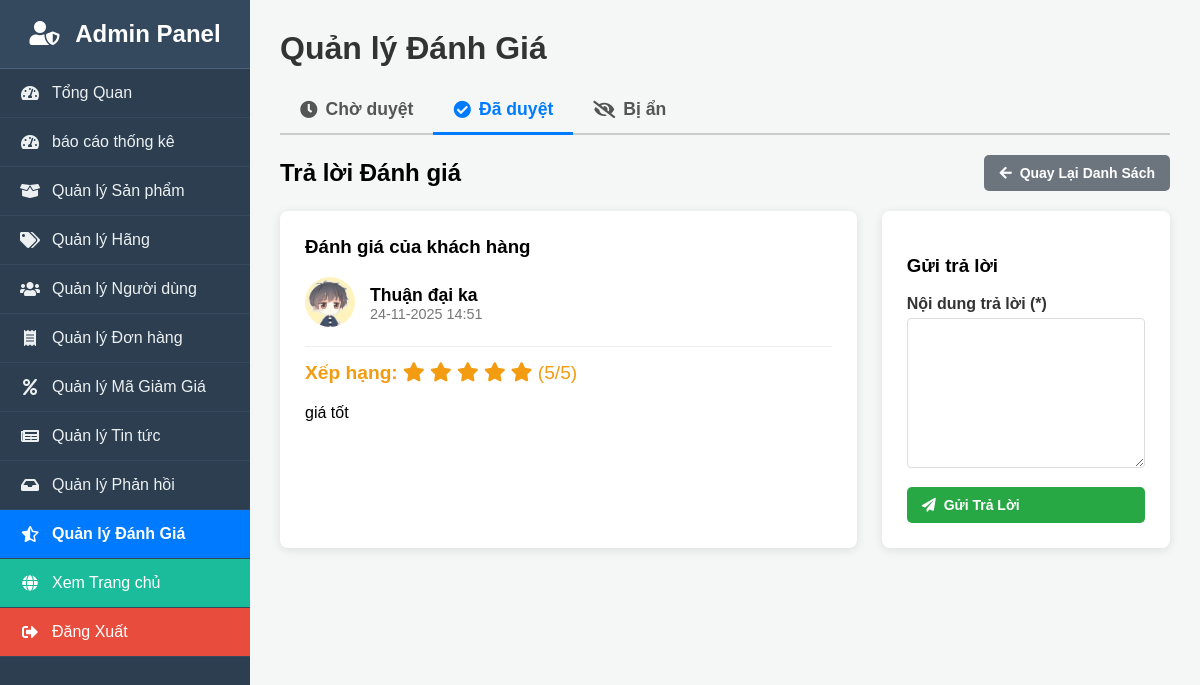
Page /quan_tri/quan_ly_danh_gia.php?action=tra_loi&id=5&tab=da_duyet (signed in) on the committed database.
### tables this page shows
CREATE TABLE `danh_gia_san_pham` (
  `id_danh_gia` int(11) NOT NULL,
  `id_san_pham` int(11) NOT NULL,
  `id_nguoi_dung` int(11) NOT NULL,
  `so_sao` tinyint(1) NOT NULL DEFAULT 5,
  `noi_dung` text DEFAULT NULL,
  `ngay_danh_gia` timestamp NOT NULL DEFAULT current_timestamp(),
  `trang_thai` enum('cho_duyet','da_duyet','bi_an') NOT NULL DEFAULT 'cho_duyet',
  `id_admin_tra_loi` int(11) DEFAULT NULL,
  `noi_dung_tra_loi` text DEFAULT NULL,
  `ngay_tra_loi` datetime DEFAULT NULL
);

CREATE TABLE `nguoi_dung` (
  `id_nguoi_dung` int(10) UNSIGNED NOT NULL,
  `ho` varchar(100) DEFAULT NULL,
  `ten` varchar(100) DEFAULT NULL,
  `email` varchar(255) NOT NULL,
  `so_dien_thoai` varchar(20) DEFAULT NULL,
  `so_cccd` varchar(20) DEFAULT NULL COMMENT 'Số Căn cước công dân',
  `tinh_thanh_pho` varchar(100) DEFAULT NULL,
  `phuong_xa` varchar(100) DEFAULT NULL,
  `dia_chi_chi_tiet` varchar(255) DEFAULT NULL,
  `anh_dai_dien` varchar(255) DEFAULT NULL COMMENT 'Đường dẫn tới file ảnh đại diện',
  `mat_khau` varchar(255) NOT NULL,
  `vai_tro` enum('khach_hang','quan_tri') NOT NULL DEFAULT 'khach_hang',
  `trang_thai_tai_khoan` enum('cho_xac_minh','hoat_dong','bi_cam') NOT NULL DEFAULT 'cho_xac_minh',
  `token_xac_minh` varchar(100) DEFAULT NULL,
  `token_het_han` datetime DEFAULT NULL,
  `ngay_tao` timestamp NOT NULL DEFAULT current_timestamp(),
  `ngay_cap_nhat` timestamp NOT NULL DEFAULT current_timestamp() ON UPDATE current_timestamp()
);

### quan_tri/quan_ly_danh_gia.php (the view, shortened to what this page needs)
<?php
$current_tab = $_GET['tab'] ?? 'cho_duyet';
$action = $_GET['action'] ?? 'danh_sach';
$id_danh_gia = (int)($_GET['id'] ?? 0);
require 'dau_trang_quan_tri.php';
$data_list = [];
$detail_data = null;
$cac_trang_thai = [
    'cho_duyet' => 'Chờ duyệt',
    'da_duyet' => 'Đã duyệt',
    'bi_an' => 'Bị ẩn'
];
$icon_map = [
    'cho_duyet' => 'fas fa-clock',
    'da_duyet' => 'fas fa-check-circle',
    'bi_an' => 'fas fa-eye-slash'
];
if ($action == 'danh_sach') {
    $sql = "SELECT d.*, nd.ten as ten_nguoi_dung, sp.ten_san_pham
            FROM danh_gia_san_pham d
            JOIN nguoi_dung nd ON d.id_nguoi_dung = nd.id_nguoi_dung
            JOIN san_pham sp ON d.id_san_pham = sp.id
            WHERE d.trang_thai = ?
            ORDER BY d.ngay_danh_gia DESC";
    $stmt_list = $conn->prepare($sql);
    $stmt_list->bind_param("s", $current_tab);
    $stmt_list->execute();
    $result = $stmt_list->get_result();
    if ($result) { while ($row = $result->fetch_assoc()) $data_list[] = $row; }
} elseif (($action == 'tra_loi') && $id_danh_gia > 0) {
    $sql = "SELECT d.*, nd.ten as ten_nguoi_dung, nd.anh_dai_dien, sp.ten_san_pham
            FROM danh_gia_san_pham d
            JOIN nguoi_dung nd ON d.id_nguoi_dung = nd.id_nguoi_dung
            JOIN san_pham sp ON d.id_san_pham = sp.id
            WHERE d.id_danh_gia = ?";
    $stmt = $conn->prepare($sql);
    $stmt->bind_param("i", $id_danh_gia); $stmt->execute();
    $detail_data = $stmt->get_result()->fetch_assoc();
}
?>
<h1>Quản lý Đánh Giá</h1>
<nav class="tab-menu">
    <?php foreach ($cac_trang_thai as $key_status => $ten_status): ?>
        <a href="?tab=<?php echo $key_status; ?>"
           class="<?php echo ($current_tab == $key_status) ? 'active' : ''; ?>">
           <i class="<?php echo $icon_map[$key_status]; ?>"></i>
           <?php echo $ten_status; ?>
        </a>
    <?php endforeach; ?>
</nav>
<?php if ($action == 'danh_sach'): ?>
    <table class="admin-table">
        <thead>
            <tr>
                <th>Sản phẩm</th>
                <th>Người đánh giá</th>
                <th>Xếp hạng</th>
                <th>Nội dung</th>
                <th>Ngày</th>
                <th>Hành động</th>
            </tr>
        </thead>
        <tbody>
            <?php if (empty($data_list)): ?>
                <tr><td colspan="6" style="text-align: center;">Không có đánh giá nào trong mục này.</td></tr>
            <?php else: ?>
                <?php foreach ($data_list as $item): ?>
                <tr>
                    <td><?php echo htmlspecialchars($item['ten_san_pham']); ?></td>
                    <td><?php echo htmlspecialchars($item['ten_nguoi_dung']); ?></td>
                    <td class="star-rating">
                        <?php for ($i = 1; $i <= 5; $i++): ?>
                            <i class="<?php echo ($i <= $item['so_sao']) ? 'fas' : 'far'; ?> fa-star"></i>
                        <?php endfor; ?>
                    </td>
                    <td style="max-width: 300px;"><?php echo nl2br(htmlspecialchars($item['noi_dung'])); ?></td>
                    <td><?php echo date('d-m-Y', strtotime($item['ngay_danh_gia'])); ?></td>
                    <td class="action-links">
                        <a href="?action=tra_loi&id=<?php echo $item['id_danh_gia']; ?>&tab=<?php echo $current_tab; ?>" class="edit">
                            <i class="fas fa-reply"></i> <?php echo empty($item['noi_dung_tra_loi']) ? 'Trả lời' : 'Sửa trả lời'; ?>
                        </a>
                        <?php if ($current_tab == 'cho_duyet'): ?>
                            <a href="?action=update_status&status=da_duyet&id=<?php echo $item['id_danh_gia']; ?>&tab=<?php echo $current_tab; ?>" class="edit" style="color: green;">Duyệt</a>
                            <a href="?action=update_status&status=bi_an&id=<?php echo $item['id_danh_gia']; ?>&tab=<?php echo $current_tab; ?>" class="delete">Ẩn</a>
                        <?php elseif ($current_tab == 'bi_an'): ?>
                             <a href="?action=update_status&status=da_duyet&id=<?php echo $item['id_danh_gia']; ?>&tab=<?php echo $current_tab; ?>" class="edit" style="color: green;">Duyệt lại</a>
                        <?php elseif ($current_tab == 'da_duyet'): ?>
                             <a href="?action=update_status&status=bi_an&id=<?php echo $item['id_danh_gia']; ?>&tab=<?php echo $current_tab; ?>" class="delete">Ẩn</a>
                        <?php endif; ?>
                        <a href="?action=xoa&id=<?php echo $item['id_danh_gia']; ?>&tab=<?php echo $current_tab; ?>" class="delete" onclick="return confirm('Bạn có chắc muốn xóa vĩnh viễn đánh giá này?');">
                            <i class="fas fa-trash-alt"></i> Xóa
                        </a>
                    </td>
                </tr>
                <?php endforeach; ?>
            <?php endif; ?>
        </tbody>
    </table>
<?php elseif ($action == 'tra_loi' && $detail_data): ?>
    <div class="page-header">
        <h2>Trả lời Đánh giá</h2>
        <a href="?tab=<?php echo $current_tab; ?>" class="btn btn-secondary">
            <i class="fas fa-arrow-left"></i> Quay Lại Danh Sách
        </a>
    </div>
    <div class="reply-layout">
        <div class="review-card">
            <h3>Đánh giá của khách hàng</h3>
            <div class="review-header">
                <div class="review-avatar">
                    <?php
                    $anh_path_avatar = BASE_URL . 'tai_len/avatars/' . ($detail_data['anh_dai_dien'] ?? 'default-avatar.png');
                    ?>
                    <img src="<?php echo $anh_path_avatar; ?>" alt="Avatar">
                </div>
                <div>
                    <div class="review-author"><?php echo htmlspecialchars($detail_data['ten_nguoi_dung']); ?></div>
                    <div class="review-meta">
                        <?php echo date('d-m-Y H:i', strtotime($detail_data['ngay_danh_gia'])); ?>
                    </div>
                </div>
            </div>
            <div class="star-rating">
                <strong>Xếp hạng: </strong>
                <?php for ($i = 1; $i <= 5; $i++): ?>
                    <i class="<?php echo ($i <= $detail_data['so_sao']) ? 'fas' : 'far'; ?> fa-star"></i>
                <?php endfor; ?>
                (<?php echo $detail_data['so_sao']; ?>/5)
            </div>
            <p class="review-content">
                <?php echo nl2br(htmlspecialchars($detail_data['noi_dung'])); ?>
            </p>
        </div>
        <div class="reply-form-card">
            <h3>Gửi trả lời</h3>
            <form action="quan_ly_danh_gia.php?action=tra_loi&id=<?php echo $id_danh_gia; ?>&tab=<?php echo $current_tab; ?>" method="POST">
                <div class="form-group">
                    <label for="noi_dung_tra_loi">Nội dung trả lời (*)</label>
                    <textarea id="noi_dung_tra_loi" name="noi_dung_tra_loi" rows="8" required><?php echo htmlspecialchars($detail_data['noi_dung_tra_loi'] ?? ''); ?></textarea>
                </div>
                <button type="submit" class="btn btn-success" style="width: 100%;">
                    <i class="fas fa-paper-plane"></i> Gửi Trả Lời
                </button>
            </form>
        </div>
    </div>
<?php endif; ?>
<?php require 'cuoi_trang_quan_tri.php'; ?>

### quan_tri/dau_trang_quan_tri.php (style rules this page uses)
body { font-family: Arial, sans-serif; margin: 0; background-color: #f4f7f6; }
h1 { color: #333; margin-top: 0; margin-bottom: 20px; }
.tab-menu { display: flex; flex-wrap: wrap; border-bottom: 2px solid #ccc; margin-bottom: 20px; }
.tab-menu a { padding: 12px 20px; text-decoration: none; color: #555; font-weight: bold; font-size: 1.1em; border-bottom: 3px solid transparent; margin-bottom: -2px; display: flex; align-items: center; gap: 8px; }
.tab-menu a.active { color: #007bff; border-bottom-color: #007bff; }
.form-group { margin-bottom: 15px; }
.form-group label { display: block; margin-bottom: 5px; font-weight: bold; color: #333; }
.form-group input[type="text"], .form-group input[type="email"], .form-group input[type="password"], .form-group input[type="file"], .form-group input[type="date"], .form-group input[type="number"], .form-group select, .form-group textarea, .filter-group input[type="text"], .filter-group input[type="date"], .filter-group input[type="number"], .filter-group select, .search-group input[type="text"], .search-group input[type="number"], .search-group select { width: 100%; padding: 10px; border: 1px solid #ddd; border-radius: 4px; font-size: 14px; box-sizing: border-box; }
.btn { background-color: #007bff; color: white; padding: 10px 15px; text-decoration: none; border: none; border-radius: 5px; font-weight: bold; cursor: pointer; font-size: 14px; display: inline-flex; align-items: center; gap: 8px; }
.btn-success { background-color: #28a745; }
.btn-secondary { background-color: #6c757d; }
.page-header { display: flex; justify-content: space-between; align-items: center; margin-bottom: 20px; flex-wrap: wrap; gap: 15px; }
.page-header h1, .page-header h2 { margin: 0; font-size: 1.5rem; }

### quan_tri/quan_ly_danh_gia.php (style rules this page uses)
.star-rating { color: #f39c12; font-size: 1.2em; }
.reply-layout { display: grid; grid-template-columns: 2fr 1fr; gap: 25px; }
.review-card, .reply-form-card { background: #fff; padding: 25px; border-radius: 8px; box-shadow: 0 2px 10px rgba(0,0,0,0.1); }
.review-card h3 { margin-top: 0; }
.review-header { display: flex; gap: 15px; align-items: center; border-bottom: 1px solid #eee; padding-bottom: 15px; margin-bottom: 15px; }
.review-avatar img { width: 50px; height: 50px; border-radius: 50%; object-fit: cover; }
.review-author { font-weight: bold; font-size: 1.1em; }
.review-meta { font-size: 0.9em; color: #777; }
.review-content { line-height: 1.6; }

### rows in the picture
danh_gia_san_pham: id_nguoi_dung.anh_dai_dien (picture), id_nguoi_dung.ten "Thuận đại ka", ngay_danh_gia "24-11-2025 14:51", so_sao "5", noi_dung "giá tốt"

### other values in the picture
$ten_status "Chờ duyệt"
$ten_status "Đã duyệt"
$ten_status "Bị ẩn"
